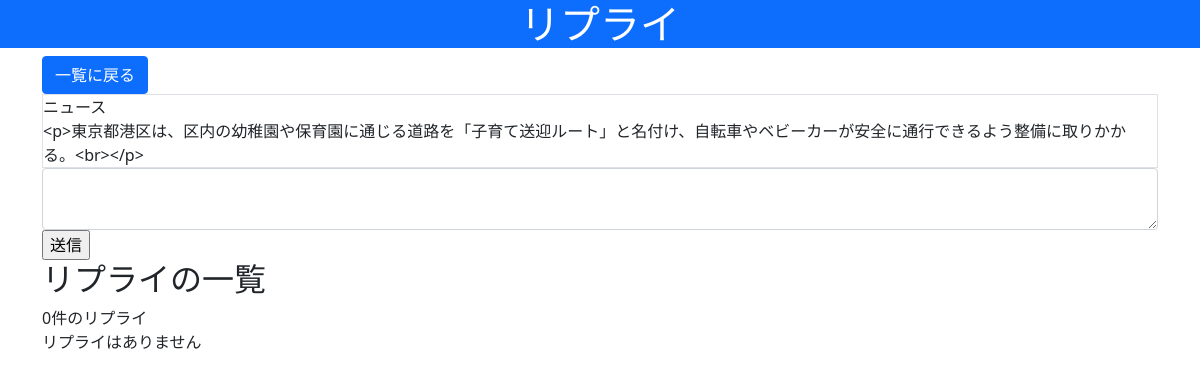
The page /reply/10/ on the database its author committed.
### bbs/models.py (models this page shows, shortened)
class Topic(models.Model):
    category = models.ForeignKey(Category, verbose_name='カテゴリ', on_delete=models.CASCADE, null=True, blank=True)
    tag = models.ManyToManyField(Tag, verbose_name='タグ', blank=True)
    comment = models.TextField(verbose_name='コメント')
    name = models.CharField(verbose_name="名前", max_length=20, default="匿名")
    created_at = models.DateTimeField(auto_now_add=True)

class Category(models.Model):
    name = models.CharField(verbose_name='カテゴリ名', max_length=20)
    class Meta:
        verbose_name_plural = 'Categories'

### bbs/views.py (the view, shortened to what this page needs)
class ReplyView(View):
    def get(self, request, pk, *args, **kwargs):
        topic = Topic.objects.filter(id=pk).first()
        replies = Reply.objects.filter(target=pk)
        context = {'topic': topic, 'replies': replies}
        return render(request, 'bbs/reply.html', context)

### templates/bbs/reply.html (shortened to what this page needs)
<!DOCTYPE html>
<html lang="ja">
<head>
    <link href="https://cdn.jsdelivr.net/npm/bootstrap@5.0.2/dist/css/bootstrap.min.css" rel="stylesheet">
</head>
<body>
    <h1 class="bg-primary text-white text-center">リプライ</h1>
    <main class="container">
        <a class="btn btn-primary" href="{% url 'bbs:index' %}">一覧に戻る</a>
        <div class="border">
            <div>{{ topic.category.name }}</div>
            <div>{{ topic.comment }}</div>
        </div>
        <form action="{% url 'bbs:reply' topic.id %}" method="POST">
            <textarea class="form-control" name="comment"></textarea>
            <input type="submit" value="送信">
        </form>
        <h2>リプライの一覧</h2>
        <div>{{ replies|length }}件のリプライ</div>
        {% for reply in replies %}
        <div class="border">
            <div>{{ reply.id }}</div>
            <div>{{ reply.comment }}</div>
        </div>
        {% empty %}
        <div>リプライはありません</div>
        {% endfor %}
    </main>
</body>
</html>

### rows shown on the page
Topic: category.name "ニュース", comment "<p>東京都港区は、区内の幼稚園や保育園に通じる道路を「子育て送迎ルート」と名付け、自転車やベビーカーが安全に通行できるよう整備に取りかかる。<br></p>"

### other values the page prints
{{ replies|length }} "0"
